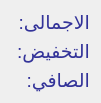
  <widget class="QWidget" name="layoutWidget">
   <property name="geometry">
    <rect>
     <x>120</x>
     <y>510</y>
     <width>91</width>
     <height>83</height>
    </rect>
   </property>
   <property name="font">
    <font>
     <pointsize>12</pointsize>
     <weight>50</weight>
     <bold>false</bold>
     <strikeout>false</strikeout>
    </font>
   </property>
   <layout class="QVBoxLayout" name="verticalLayout_6">
    <item>
     <widget class="QLabel" name="label_19">
      <property name="font">
       <font>
        <pointsize>14</pointsize>
        <weight>50</weight>
        <bold>false</bold>
        <strikeout>false</strikeout>
       </font>
      </property>
      <property name="styleSheet">
       <string notr="true">QLabel{
                   					    color:#333399;
                                        }</string>
      </property>
      <property name="text">
       <string>الاجمالى: </string>
      </property>
     </widget>
    </item>
    <item>
     <widget class="QLabel" name="label_18">
      <property name="font">
       <font>
        <pointsize>14</pointsize>
       </font>
      </property>
      <property name="styleSheet">
       <string notr="true">QLabel{
                   					    color:#333399;
                                        }</string>
      </property>
      <property name="text">
       <string>التخفيض: </string>
      </property>
     </widget>
    </item>
    <item>
     <widget class="QLabel" name="label_17">
      <property name="font">
       <font>
        <pointsize>14</pointsize>
       </font>
      </property>
      <property name="styleSheet">
       <string notr="true">QLabel{
                   					    color:#333399;
                                        }</string>
      </property>
      <property name="text">
       <string>الصافي: </string>
      </property>
     </widget>
    </item>
   </layout>
  </widget>
